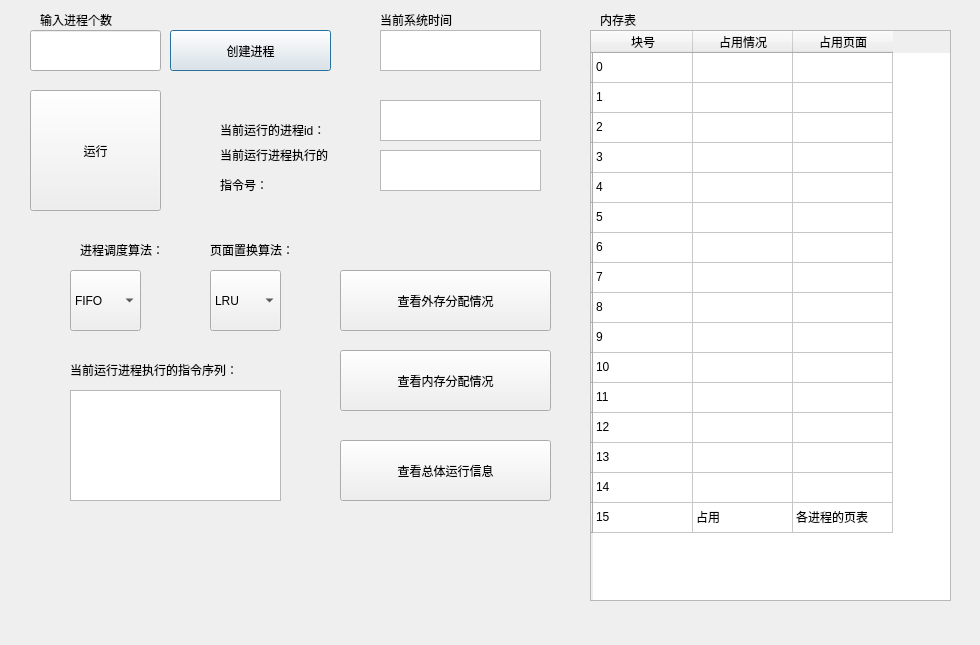
<?xml version="1.0" encoding="UTF-8"?>
<ui version="4.0">
 <class>Dialog</class>
 <widget class="QDialog" name="Dialog">
  <property name="geometry">
   <rect>
    <x>0</x>
    <y>0</y>
    <width>980</width>
    <height>645</height>
   </rect>
  </property>
  <property name="windowTitle">
   <string>Dialog</string>
  </property>
  <widget class="QPushButton" name="pushButton">
   <property name="geometry">
    <rect>
     <x>170</x>
     <y>30</y>
     <width>161</width>
     <height>41</height>
    </rect>
   </property>
   <property name="text">
    <string>创建进程</string>
   </property>
  </widget>
  <widget class="QLineEdit" name="lineEdit">
   <property name="geometry">
    <rect>
     <x>30</x>
     <y>30</y>
     <width>131</width>
     <height>41</height>
    </rect>
   </property>
  </widget>
  <widget class="QLabel" name="label">
   <property name="geometry">
    <rect>
     <x>40</x>
     <y>-10</y>
     <width>111</width>
     <height>61</height>
    </rect>
   </property>
   <property name="text">
    <string>&lt;html&gt;&lt;head/&gt;&lt;body&gt;&lt;p&gt;输入进程个数&lt;/p&gt;&lt;/body&gt;&lt;/html&gt;</string>
   </property>
  </widget>
  <widget class="QPushButton" name="pushButton_2">
   <property name="geometry">
    <rect>
     <x>30</x>
     <y>90</y>
     <width>131</width>
     <height>121</height>
    </rect>
   </property>
   <property name="text">
    <string>运行</string>
   </property>
  </widget>
  <widget class="QLabel" name="label_2">
   <property name="geometry">
    <rect>
     <x>380</x>
     <y>-10</y>
     <width>111</width>
     <height>61</height>
    </rect>
   </property>
   <property name="text">
    <string>&lt;html&gt;&lt;head/&gt;&lt;body&gt;&lt;p&gt;当前系统时间&lt;/p&gt;&lt;/body&gt;&lt;/html&gt;</string>
   </property>
  </widget>
  <widget class="QTextEdit" name="textEdit">
   <property name="geometry">
    <rect>
     <x>380</x>
     <y>30</y>
     <width>161</width>
     <height>41</height>
    </rect>
   </property>
  </widget>
  <widget class="QTableWidget" name="tableWidget">
   <property name="geometry">
    <rect>
     <x>590</x>
     <y>30</y>
     <width>361</width>
     <height>571</height>
    </rect>
   </property>
   <row>
    <property name="text">
     <string/>
    </property>
   </row>
   <row>
    <property name="text">
     <string/>
    </property>
   </row>
   <row>
    <property name="text">
     <string/>
    </property>
   </row>
   <row>
    <property name="text">
     <string/>
    </property>
   </row>
   <row>
    <property name="text">
     <string/>
    </property>
   </row>
   <row>
    <property name="text">
     <string/>
    </property>
   </row>
   <row>
    <property name="text">
     <string/>
    </property>
   </row>
   <row>
    <property name="text">
     <string/>
    </property>
   </row>
   <row>
    <property name="text">
     <string/>
    </property>
   </row>
   <row>
    <property name="text">
     <string/>
    </property>
   </row>
   <row>
    <property name="text">
     <string/>
    </property>
   </row>
   <row>
    <property name="text">
     <string/>
    </property>
   </row>
   <row>
    <property name="text">
     <string/>
    </property>
   </row>
   <row>
    <property name="text">
     <string/>
    </property>
   </row>
   <row>
    <property name="text">
     <string/>
    </property>
   </row>
   <row>
    <property name="text">
     <string/>
    </property>
   </row>
   <column>
    <property name="text">
     <string>块号</string>
    </property>
   </column>
   <column>
    <property name="text">
     <string>占用情况</string>
    </property>
   </column>
   <column>
    <property name="text">
     <string>占用页面</string>
    </property>
   </column>
   <item row="0" column="0">
    <property name="text">
     <string>0</string>
    </property>
   </item>
   <item row="1" column="0">
    <property name="text">
     <string>1</string>
    </property>
   </item>
   <item row="2" column="0">
    <property name="text">
     <string>2</string>
    </property>
   </item>
   <item row="3" column="0">
    <property name="text">
     <string>3</string>
    </property>
   </item>
   <item row="4" column="0">
    <property name="text">
     <string>4</string>
    </property>
   </item>
   <item row="5" column="0">
    <property name="text">
     <string>5</string>
    </property>
   </item>
   <item row="6" column="0">
    <property name="text">
     <string>6</string>
    </property>
   </item>
   <item row="7" column="0">
    <property name="text">
     <string>7</string>
    </property>
   </item>
   <item row="8" column="0">
    <property name="text">
     <string>8</string>
    </property>
   </item>
   <item row="9" column="0">
    <property name="text">
     <string>9</string>
    </property>
   </item>
   <item row="10" column="0">
    <property name="text">
     <string>10</string>
    </property>
   </item>
   <item row="11" column="0">
    <property name="text">
     <string>11</string>
    </property>
   </item>
   <item row="12" column="0">
    <property name="text">
     <string>12</string>
    </property>
   </item>
   <item row="13" column="0">
    <property name="text">
     <string>13</string>
    </property>
   </item>
   <item row="14" column="0">
    <property name="text">
     <string>14</string>
    </property>
   </item>
   <item row="15" column="0">
    <property name="text">
     <string>15</string>
    </property>
   </item>
   <item row="15" column="1">
    <property name="text">
     <string>占用</string>
    </property>
   </item>
   <item row="15" column="2">
    <property name="text">
     <string>各进程的页表</string>
    </property>
   </item>
  </widget>
  <widget class="QLabel" name="label_3">
   <property name="geometry">
    <rect>
     <x>220</x>
     <y>100</y>
     <width>131</width>
     <height>61</height>
    </rect>
   </property>
   <property name="text">
    <string>&lt;html&gt;&lt;head/&gt;&lt;body&gt;&lt;p&gt;当前运行的进程id：&lt;/p&gt;&lt;/body&gt;&lt;/html&gt;</string>
   </property>
  </widget>
  <widget class="QLabel" name="label_4">
   <property name="geometry">
    <rect>
     <x>220</x>
     <y>140</y>
     <width>141</width>
     <height>61</height>
    </rect>
   </property>
   <property name="text">
    <string>&lt;html&gt;&lt;head/&gt;&lt;body&gt;&lt;p&gt;当前运行进程执行的&lt;/p&gt;&lt;p&gt;指令号：&lt;/p&gt;&lt;/body&gt;&lt;/html&gt;</string>
   </property>
  </widget>
  <widget class="QTextEdit" name="textEdit_2">
   <property name="geometry">
    <rect>
     <x>380</x>
     <y>100</y>
     <width>161</width>
     <height>41</height>
    </rect>
   </property>
  </widget>
  <widget class="QTextEdit" name="textEdit_3">
   <property name="geometry">
    <rect>
     <x>380</x>
     <y>150</y>
     <width>161</width>
     <height>41</height>
    </rect>
   </property>
  </widget>
  <widget class="QLabel" name="label_5">
   <property name="geometry">
    <rect>
     <x>600</x>
     <y>-10</y>
     <width>141</width>
     <height>61</height>
    </rect>
   </property>
   <property name="text">
    <string>&lt;html&gt;&lt;head/&gt;&lt;body&gt;&lt;p&gt;内存表&lt;/p&gt;&lt;/body&gt;&lt;/html&gt;</string>
   </property>
  </widget>
  <widget class="QLabel" name="label_6">
   <property name="geometry">
    <rect>
     <x>80</x>
     <y>220</y>
     <width>111</width>
     <height>61</height>
    </rect>
   </property>
   <property name="text">
    <string>&lt;html&gt;&lt;head/&gt;&lt;body&gt;&lt;p&gt;进程调度算法：&lt;/p&gt;&lt;/body&gt;&lt;/html&gt;</string>
   </property>
  </widget>
  <widget class="QComboBox" name="comboBox">
   <property name="geometry">
    <rect>
     <x>70</x>
     <y>270</y>
     <width>71</width>
     <height>61</height>
    </rect>
   </property>
   <item>
    <property name="text">
     <string>FIFO</string>
    </property>
   </item>
   <item>
    <property name="text">
     <string>Priority</string>
    </property>
   </item>
  </widget>
  <widget class="QLabel" name="label_7">
   <property name="geometry">
    <rect>
     <x>210</x>
     <y>220</y>
     <width>111</width>
     <height>61</height>
    </rect>
   </property>
   <property name="text">
    <string>&lt;html&gt;&lt;head/&gt;&lt;body&gt;&lt;p&gt;页面置换算法：&lt;/p&gt;&lt;/body&gt;&lt;/html&gt;</string>
   </property>
  </widget>
  <widget class="QComboBox" name="comboBox_2">
   <property name="geometry">
    <rect>
     <x>210</x>
     <y>270</y>
     <width>71</width>
     <height>61</height>
    </rect>
   </property>
   <item>
    <property name="text">
     <string>LRU</string>
    </property>
   </item>
   <item>
    <property name="text">
     <string>CLOCK</string>
    </property>
   </item>
   <item>
    <property name="text">
     <string>SCR</string>
    </property>
   </item>
   <item>
    <property name="text">
     <string>FIFO</string>
    </property>
   </item>
  </widget>
  <widget class="QPushButton" name="pushButton_3">
   <property name="geometry">
    <rect>
     <x>340</x>
     <y>270</y>
     <width>211</width>
     <height>61</height>
    </rect>
   </property>
   <property name="text">
    <string>查看外存分配情况</string>
   </property>
  </widget>
  <widget class="QPushButton" name="pushButton_4">
   <property name="geometry">
    <rect>
     <x>340</x>
     <y>350</y>
     <width>211</width>
     <height>61</height>
    </rect>
   </property>
   <property name="text">
    <string>查看内存分配情况</string>
   </property>
  </widget>
  <widget class="QPushButton" name="pushButton_5">
   <property name="geometry">
    <rect>
     <x>340</x>
     <y>440</y>
     <width>211</width>
     <height>61</height>
    </rect>
   </property>
   <property name="text">
    <string>查看总体运行信息</string>
   </property>
  </widget>
  <widget class="QTextEdit" name="textEdit_4">
   <property name="geometry">
    <rect>
     <x>70</x>
     <y>390</y>
     <width>211</width>
     <height>111</height>
    </rect>
   </property>
  </widget>
  <widget class="QLabel" name="label_8">
   <property name="geometry">
    <rect>
     <x>70</x>
     <y>340</y>
     <width>241</width>
     <height>61</height>
    </rect>
   </property>
   <property name="text">
    <string>&lt;html&gt;&lt;head/&gt;&lt;body&gt;&lt;p&gt;当前运行进程执行的指令序列：&lt;/p&gt;&lt;/body&gt;&lt;/html&gt;</string>
   </property>
  </widget>
 </widget>
 <layoutdefault spacing="6" margin="11"/>
 <resources/>
 <connections/>
</ui>
